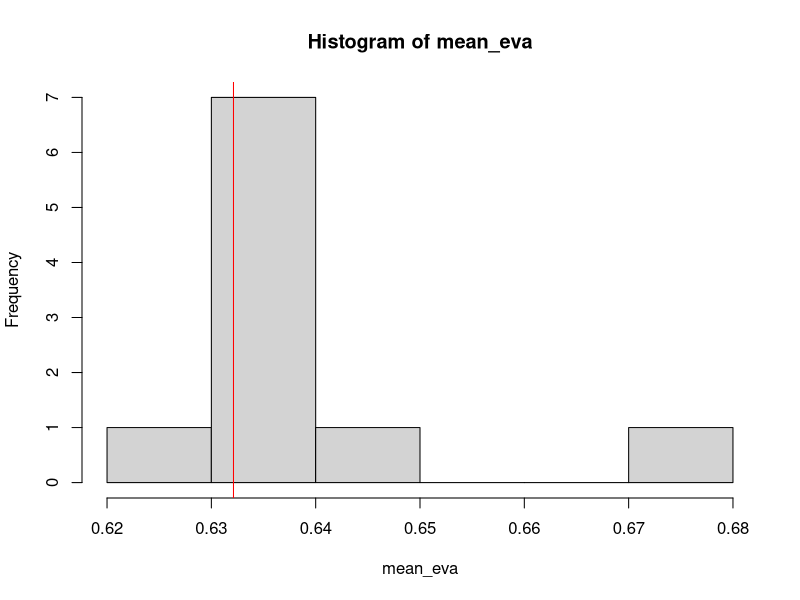
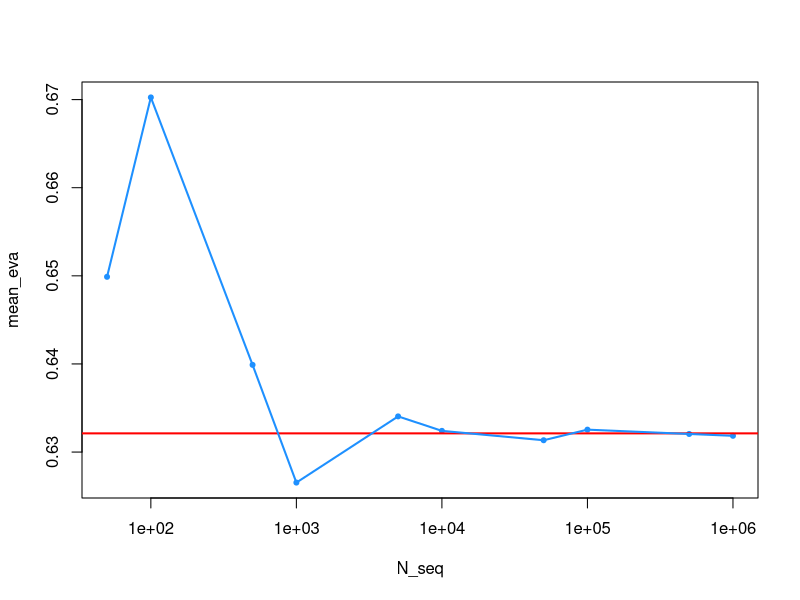
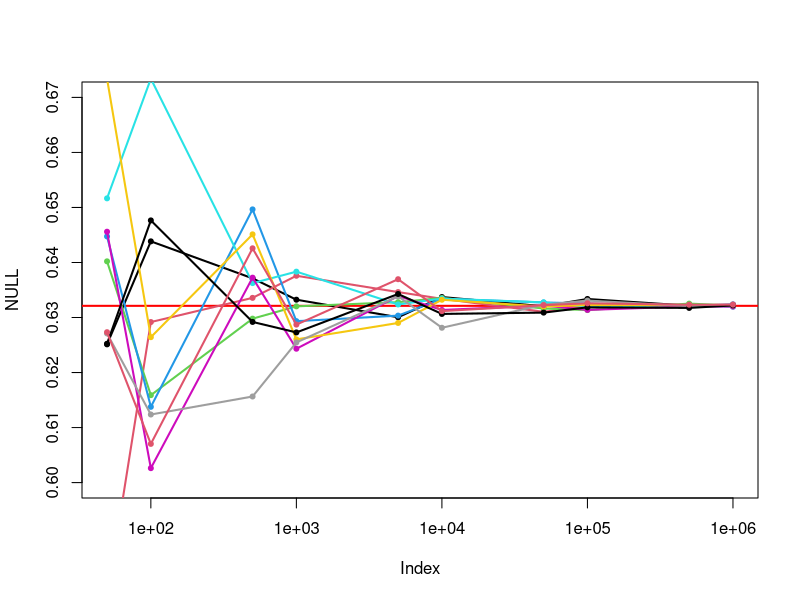

Generate these figures, in order, with R:
# Monte Carlo Integration
# The Basics :)
f_target = function(x){ # target function
  return(exp(-x))
}
N = 10000
X_uni = runif(N)
eva_uni = f_target(X_uni)
mean(eva_uni)
1-exp(-1) # 0.6321206, the theoretical answer

N_seq = c(50,100, 500,1000, 5000,10000, 5e4, 1e5, 5e5, 1e6)
mean_eva = rep(NA, length(N_seq))

for(j in 1:length(N_seq)){
  N = N_seq[j]
  X_uni = runif(N)
  eva_uni = f_target(X_uni)
  mean_eva[j] = mean(eva_uni)
}
mean_eva
1-exp(-1)
hist(mean_eva)
abline(v=1-exp(-1),col="red") # UNBIASED

plot(x=N_seq, y=mean_eva, pch=20, log="x", col="dodgerblue")
abline(h=1-exp(-1), lwd=2, col="red")
lines(x=N_seq, y=mean_eva, lwd=2, col="dodgerblue")

plot(NULL, ylim=c(0.6, 0.67), xlim=c(50, 1e6), log="x")
abline(h=1-exp(-1), lwd=2, col="red")
col_vec = seq(from=1,to=10,by=1)
for(i_rep in 1:10){
  mean_eva = rep(NA, length(N_seq))
  for(j in 1:length(N_seq)){
    N = N_seq[j]
    X_uni = runif(N)
    eva_uni = f_target(X_uni)
    mean_eva[j] = mean(eva_uni)
  }
  points(x=N_seq, y=mean_eva, pch=20, col=col_vec[i_rep])
  lines(x=N_seq, y=mean_eva, lwd=2, col=col_vec[i_rep])
}

# # change the color of curves
# col_new = colorRampPalette(c("red","skyblue","limegreen","tan","purple"))
# colorRampPalette(c(vector_of_Color_names)) is a beautiful function
# # create a color palette that mix several color
# col_new
# col_new(10)
# plot(x=1:10,y=1:10, col=col_new(10), pch=20, cex=5)
# ## So here is a fancier version
# plot(NULL, ylim=c(0.6, 0.67), xlim=c(50, 1e6), log="x")
# abline(h=1-exp(-1), lwd=4, col="gray")
# col_curve = col_new(10)
# for(i_rep in 1:10){
#   mean_eva = rep(NA, length(N_seq))
#   for(j in 1:length(N_seq)){
#     N = N_seq[j]
#     X_uni = runif(N)
#     eva_uni = f_target(X_uni)
#     mean_eva[j] = mean(eva_uni)
#   }
#   points(x=N_seq, y=mean_eva, pch=20, col=col_curve[i_rep])
#   lines(x=N_seq, y=mean_eva, lwd=2, col=col_curve[i_rep])
# }


## Comparing different sampling distributions:
N = 100
n_rep = 100000
# method 1: Uniform [0,1]
mean_eva = rep(NA, n_rep)
for(i_rep in 1:n_rep){
  X_uni = runif(N)
  eva_uni = f_target(X_uni)
  mean_eva[i_rep] = mean(eva_uni)
}
mean(mean_eva)
1-exp(-1) # unbiased
sd(mean_eva)

# method 2: Beta (2,2)
mean_eva2 = rep(NA, n_rep)
for(i_rep in 1:n_rep){
  X2 = rbeta(N, shape1=2, shape2=2)
  #eva2 = f_target(X2)/(6*X2*(1-X2))
  eva2 = f_target(X2)/dbeta(X2, shape1 = 2, shape2 = 2)
  mean_eva2[i_rep] = mean(eva2)
}
mean(mean_eva2)
1-exp(-1) # unbiased!
sd(mean_eva2) # way larger sd than previous method :(
